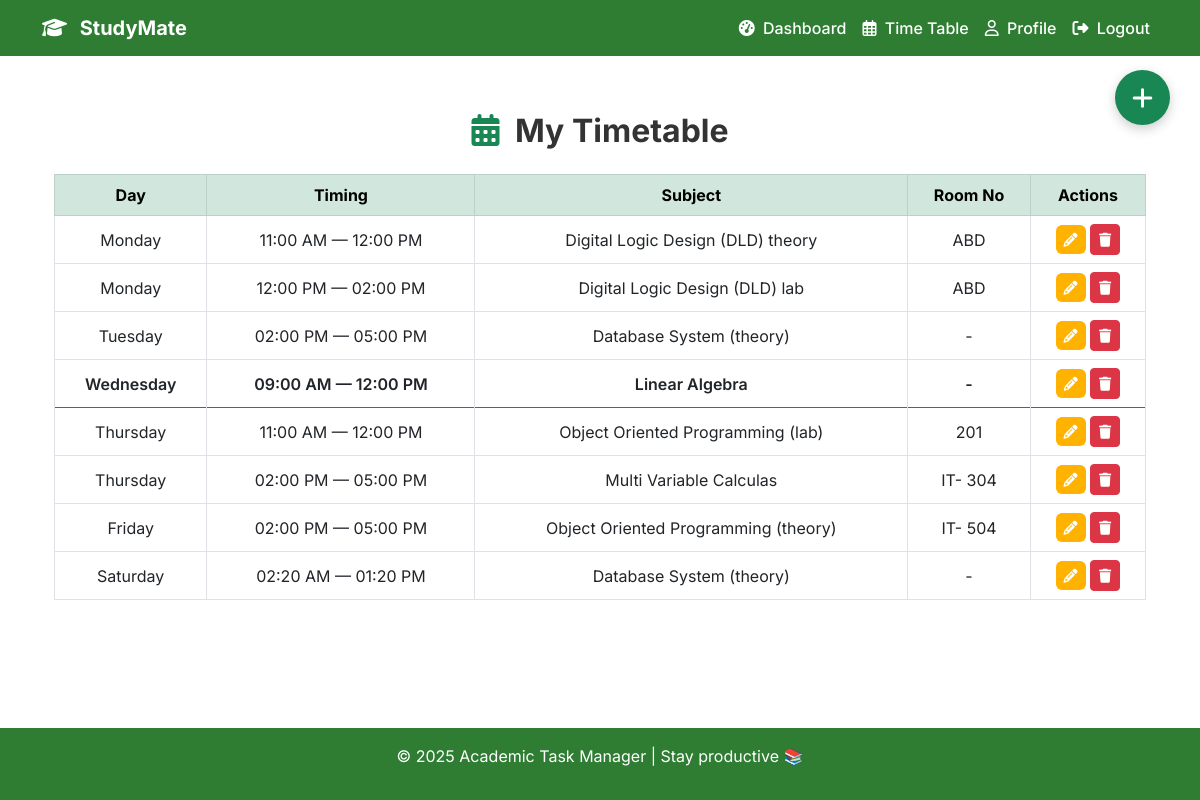
Page /timetable/ (signed in) on the earlier database version.
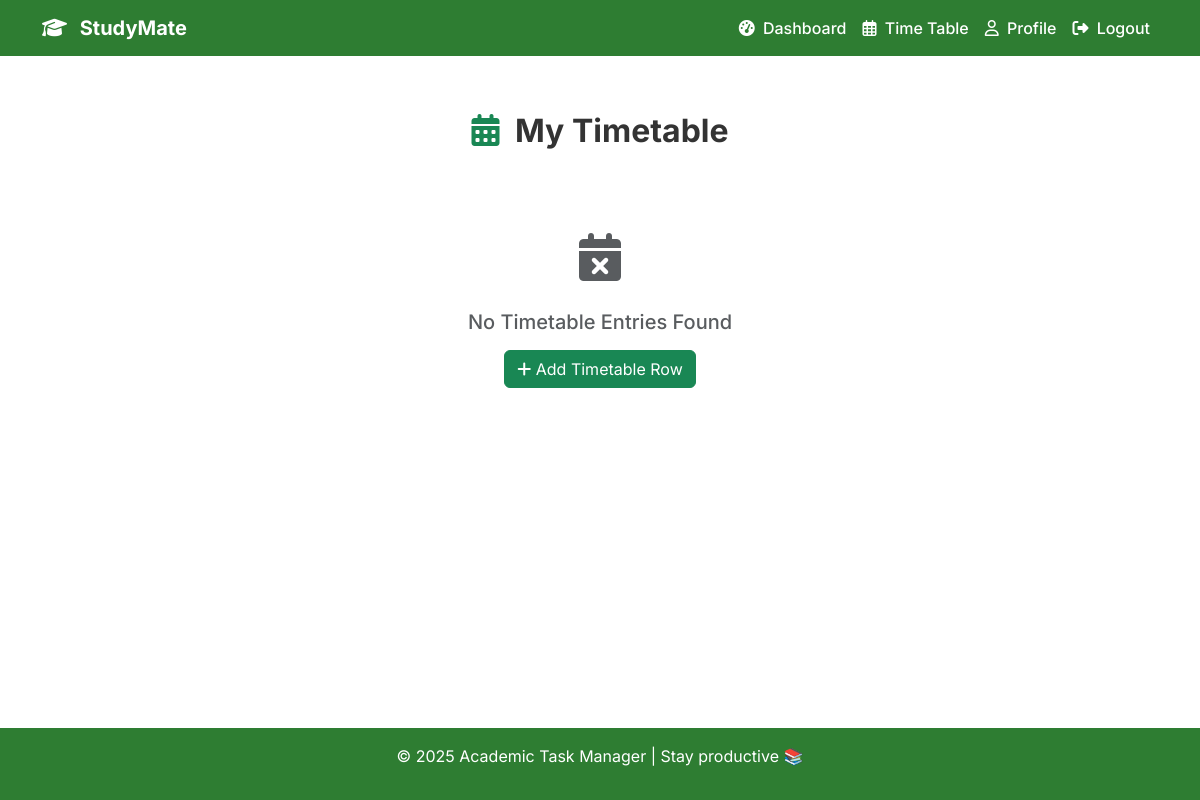
Same page on the later database version.
### academy/models.py (models this page shows, shortened)
class TimeTable(models.Model):
    DAYS_OF_WEEK = [
        ("Monday", "Monday"),
        ("Tuesday", "Tuesday"),
        ("Wednesday", "Wednesday"),
        ("Thursday", "Thursday"),
        ("Friday", "Friday"),
        ("Saturday", "Saturday"),
        ("Sunday", "Sunday"),
        ]
    user = models.ForeignKey(settings.AUTH_USER_MODEL, on_delete=models.CASCADE)
    day = models.CharField(max_length=20, choices = DAYS_OF_WEEK)
    start_time = models.TimeField()
    end_time = models.TimeField()
    subject = models.ForeignKey(Subject, on_delete= models.CASCADE)
    room_no = models.CharField(max_length=100, blank=True, null=True)

class Subject(models.Model):
    user = models.ForeignKey(
        settings.AUTH_USER_MODEL,
        on_delete=models.CASCADE,
        null=True,
        blank=True,
        help_text="Assign to a specific user (optional)"
    )
    name = models.CharField(max_length=50)
    course_code = models.CharField(max_length=20, null=True, blank=True)
    std_id = models.CharField(max_length=15, default="BSE-25S-006")
    semester = models.IntegerField(choices=SEMESTER_CHOICES, null=True, blank=True)

### academy/views.py (the view)
# urls.py: path("timetable/", timetable_list, name="timetable_list"),
@login_required
def timetable_list(request):
    current_day = datetime.datetime.today().strftime("%A")
    day_order = Case(
        When(day="Monday", then=Value(1)),
        When(day="Tuesday", then=Value(2)),
        When(day="Wednesday", then=Value(3)),
        When(day="Thursday", then=Value(4)),
        When(day="Friday", then=Value(5)),
        When(day="Saturday", then=Value(6)),
        When(day="Sunday", then=Value(7)),
        output_field=IntegerField(),
    )
    timetables = TimeTable.objects.filter(user=request.user).order_by(day_order, "start_time")
    return render(request, "timetable_list.html", {"timetables": timetables, "current_day": current_day})

### templates/timetable_list.html (shortened to what this page needs)
{% extends "base.html" %}
{% block content %}
<div class="container my-4">
    <h2 class="fw-bold text-center mb-4">
        <i class="fa-solid fa-calendar-days me-2 text-success"></i> My Timetable
    </h2>
    {% if timetables %}
        <div class="table-responsive">
            <table class="table table-bordered table-hover align-middle text-center">
                <thead class="table-success">
                    <tr class="{% if entry.day == current_day %}highlight-day{% endif %}">
                        <th>Day</th>
                        <th>Timing</th>
                        <th>Subject</th>
                        <th>Room No</th>
                        <th>Actions</th>
                    </tr>
                </thead>
                <tbody>
                    {% for entry in timetables %}
                    <tr class="{% if entry.day == current_day %}highlight-day{% endif %}">
                        <td>{{ entry.day }}</td>
                        <td>
                            {{ entry.start_time|time:"h:i A" }} — {{ entry.end_time|time:"h:i A" }}
                        </td>
                        <td>{{ entry.subject.name }}</td>
                        <td>{{ entry.room_no|default:"-" }}</td>
                        <td>
                            <a href="{% url 'timetable_update' entry.id %}" class="btn btn-sm btn-accent">
                                <i class="fa-solid fa-pencil"></i>
                            </a>
                            <a href="{% url 'timetable_delete' entry.id %}"
                               class="btn btn-sm btn-danger">
                               <i class="fa-solid fa-trash"></i>
                            </a>
                        </td>
                    </tr>
                    {% endfor %}
                </tbody>
            </table>
        </div>
        <a href="{% url 'timetable_create' %}" class="fab">
            <i class="fa-solid fa-plus"></i>
        </a>
    {% else %}
        <div class="text-center py-5">
            <div style="font-size: 3rem;" class="mb-3 text-muted">
                <i class="fa-solid fa-calendar-xmark"></i>
            </div>
            <h5 class="text-muted mb-3">No Timetable Entries Found</h5>
            <a href="{% url 'timetable_create' %}" class="btn btn-success">
                <i class="fa-solid fa-plus"></i> Add Timetable Row
            </a>
        </div>
    {% endif %}
</div>
{% endblock %}

### templates/base.html (shortened to what this page needs)
{% load static %}
<!DOCTYPE html>
<html lang="en">
<head>
    <link rel="stylesheet" href="https://cdn.jsdelivr.net/npm/bootstrap@5.3.0/dist/css/bootstrap.min.css">
    <link href="https://cdnjs.cloudflare.com/ajax/libs/font-awesome/6.5.0/css/all.min.css" rel="stylesheet">
</head>
<body>
    <nav class="navbar navbar-expand-lg">
        <div class="container">
             <a class="navbar-brand fw-bold text-success" href="{% url 'home' %}">
                <i class="fa-solid fa-graduation-cap me-2"></i> StudyMate
            </a>
            <div class="collapse navbar-collapse" id="navbarNav">
                    <ul class="navbar-nav ms-auto">
                        {% if user.is_authenticated %}
                            <li class="nav-item">
                                <a class="nav-link" href="{% url 'student_dashboard' %}">
                                    <i class="fa-solid fa-gauge-high me-1"></i> Dashboard
                                </a>
                            </li>
                            <li class="nav-item">
                                <a class="nav-link" href="{% url 'timetable_list' %}">
                                    <i class="fa-regular fa-calendar-days me-1"></i> Time Table
                                </a>
                            </li>
                            <li class="nav-item">
                                <a class="nav-link" href="{% url 'profile' %}">
                                    <i class="fa-regular fa-user me-1"></i> Profile
                                </a>
                           </li>
                            <li class="nav-item">
                                <a class="nav-link" href="{% url 'logout' %}">
                                    <i class="fa-solid fa-right-from-bracket me-1"></i> Logout
                                </a>
                            </li>
                        {% endif %}
                    </ul>
            </div>
        </div>
    </nav>
    <main class="container">
        {% block content %}
        {% endblock %}
    </main>
    <footer>
        <p>&copy; {{ year|default:"2025" }} Academic Task Manager | Stay productive 📚</p>
    </footer>
</body>
</html>

### templates/base.html (style rules this page uses)
body { font-family: 'Inter', sans-serif; background-color: #FFFFFF; color: #333; margin: 0; padding: 0; display: flex; flex-direction: column; min-height: 100vh; }
.navbar { background-color: #2E7D32; }
.navbar-brand { font-weight: 700; color: #fff !important; }
.navbar-nav .nav-link { color: #fff !important; font-weight: 500; }
main { flex: 1; padding: 2rem; }
footer { background-color: #2E7D32; color: #fff; text-align: center; padding: 1rem; margin-top: auto; }

Differences in the rows shown:
removed TimeTable: day "Monday", start_time "11:00 AM", end_time "12:00 PM", subject.name "Digital Logic Design (DLD) theory", room_no "ABD"
removed TimeTable: day "Monday", start_time "12:00 PM", end_time "02:00 PM", subject.name "Digital Logic Design (DLD) lab", room_no "ABD"
removed TimeTable: day "Tuesday", start_time "02:00 PM", end_time "05:00 PM", subject.name "Database System (theory)", room_no "-"
removed TimeTable: day "Wednesday", start_time "09:00 AM", end_time "12:00 PM", subject.name "Linear Algebra", room_no "-"
removed TimeTable: day "Thursday", start_time "11:00 AM", end_time "12:00 PM", subject.name "Object Oriented Programming (lab)", room_no "201"
removed TimeTable: day "Thursday", start_time "02:00 PM", end_time "05:00 PM", subject.name "Multi Variable Calculas", room_no "IT- 304"
removed TimeTable: day "Friday", start_time "02:00 PM", end_time "05:00 PM", subject.name "Object Oriented Programming (theory)", room_no "IT- 504"
removed TimeTable: day "Saturday", start_time "02:20 AM", end_time "01:20 PM", subject.name "Database System (theory)", room_no "-"
Other differences:
text no longer shown: "Day Timing Subject Room No Actions"
text now shown: "No Timetable Entries Found Add Timetable Row"
